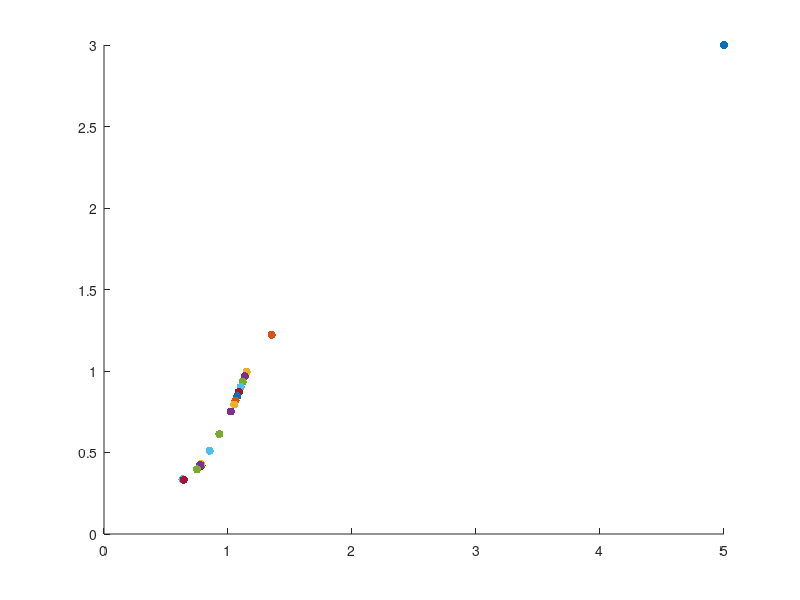

The MATLAB script that drew this image:
function test_K_cubic2()
% test the cubic K function on linear constrained problems
% min f(x)
% s.t. -(Ax-b) <= 0     lam > 0
% it is working right now! 

f_size_min = 0.05;             
f_size_max = 7;                
dmu_min = -0.9; 
dmu_max = -0.01; 
delta_bar = 1;                 % simpler problem, large delta_bar
phi_bar = 10/180*pi;            

% Brown Zingg: mu: 1 -> 0 (used here);   Watson : mu: 0 -> 1
mu = 1.0;   
% x0 = [1; 1];       % x0, is critical
% lam0 = [0.1;0.1];
% b0 = [0.1; 0.1];
% c0 = [0.1; 0.1]; 

% polynomial
x0 = [1.2; 1.1];        
lam0 = [0.1;0.1];
b0 = [0.2;0.2];
c0 = [0.3; 0.3]; 

% x0 = [-7; 0.6];        
% lam0 = [2; 2];
% b0 = [1; 1];
% c0 = [0.3; 0.3]; 
x = [5; 3];   
lam = [0.2; 0.2];

repair = true; 

K0 = obj_K(x,lam); 
normK = norm(K0,Inf); 
K0_tol = normK*1e-6; 
% solving the Cubic homotopy using hometopy continuation 
% with mu 1 -> 0, the same method as in David Brown's paper
step_size = 0.05;               
outer_iter = 0; 
inner_iter = 0; 

x_hist = [];   lam_hist = []; 
x_hist = [x_hist, x];
lam_hist = [lam_hist, lam]; 
figure('Name', 'x Path')
hold on 
scatter(x(1), x(2),[],'filled')
% scatter(lam(1), lam(2),[],'filled')


while mu > 0.0
     outer_iter = outer_iter + 1; 
     % predictor direction
     if repair
        [Homo, dHdx, dHdmu]=obj_homo_repair(x, lam, mu, x0, lam0, b0, c0); 
     else
        [Homo, dHdx, dHdmu] = obj_homo(x, lam, mu, x0, lam0); 
     end
     
     if norm(Homo) < 1e-5
         break
     end
     
     % dxdmu = gmres(dHdx, dHdmu);
     dxdmu = dHdx \ dHdmu;
     tau = [dxdmu; -1];    
     t = tau./norm(tau);             % normalized Newton step
  
     if outer_iter > 1
        % step length calculation
        delta = norm(x - x_p0); 
        phi = acos(t'*tsave); 
        
        f_size = max(sqrt(delta/delta_bar), phi/phi_bar); 
        f_size = max(f_size_min, f_size); 
        f_size = min(f_size_max, f_size); 
        step_size = step_size/f_size; 

%         if f_size >= f_size_max
%             sprintf('backtracking')
%             x = xsave; 
%             t = tsave; 
%             lam = lamsave; 
%         end        
    end
    
    tsave = t; 
    xsave = x; 
    lamsave = lam; 
    
    x = x + step_size.*t(1:length(x));
    lam = lam + step_size.*t(length(x)+1:end-1);
    
    dmu = step_size.*t(end); 
    dmu = max(dmu_min, dmu);
    dmu = min(dmu_max, dmu);    
    mu = mu + dmu; 
    
    mu = max(0.0, mu); 
    
    if repair
        [Homo, dHdx, dHdmu]=obj_homo_repair(x, lam, mu, x0, lam0, b0, c0); 
    else
        [Homo, dHdx, dHdmu] = obj_homo(x, lam, mu, x0, lam0);
    end
    % lam = solve_lam(mu,x,b0,c0, lam);
    
    normH = norm(Homo);
    inner_tol = normH*0.1;     % 0.1 is best choice for cubic complementary
    
    x_p0 = x;     
     
    % corrector
    newton_iter = 0; 
    while (normH > inner_tol) && (newton_iter < 20)
        newton_iter = newton_iter + 1; 
        inner_iter = inner_iter + 1; 
        dx = -dHdx\Homo;
        % dx = -gmres(dHdx, Homo);
        x = x + dx(1:length(x));
        lam = lam + step_size.*t(length(x)+1:end-1);
        
        if repair
            [Homo, dHdx, dHdmu]=obj_homo_repair(x, lam, mu, x0, lam0, b0, c0); 
        else
            [Homo, dHdx, dHdmu] = obj_homo(x, lam, mu, x0, lam0);
        end
        normH = norm(Homo);
    end 
    
    K = obj_K(x,lam); 
    normK = norm(K,Inf); 

    if normK < K0_tol
        break
    end
    
    x_hist = [x_hist, x];
    lam_hist = [lam_hist, lam]; 
    hold on 
    scatter(x(1), x(2),[],'filled')
    
    % scatter(lam(1), lam(2),[],'filled')
    % updating a is not helping here... 
    
end

% c = linspace(1,10,size(x_hist,2));
% scatter(x_hist(1,:), x_hist(2,:), [],c,'filled')
x
mu
outer_iter
inner_iter
end

function K = obj_K(x,lam)
[f, df, hf] = objfun(x);
[g, dg, hg] = confun(x); 

lag_grad = df + dg*lam; 
K = -abs(g - lam).^3 + g.^3 + lam.^3;

K = [lag_grad;
           K]; 
end

function [Homo, dHdxl, dHdmu] = obj_homo(x, lam, mu, x0, lam0)
% for the simple problem
% K = - |df(x) - x| + df^3 + x^3 = 0; 

[f, df, hf] = objfun(x);
[g, dg, hg] = confun(x); 

lag_grad = df + dg*lam; 
lag_hess = hf; 
for j = 1:length(g)
    lag_hess = lag_hess + lam(j).*hg{j};
end

K1 = (1-mu).*lag_grad + mu.*(x-x0);
dK1dx = (1-mu).*lag_hess + mu.*eye(length(x));
dK1dlam = (1-mu).*dg; 
dK1dmu = -lag_grad + (x-x0);

K = -abs(g - lam).^3 + g.^3 + lam.^3; 
dKdx = -dg*diag(3.*(g-lam).^2 .*sign(g-lam)) + dg*diag(3.*g.^2); 
dKdlam =  diag(3.*(g-lam).^2 .*sign(g-lam)) + diag(3.*lam.^2);

K2 = (1-mu).*K + mu.*(lam - lam0);

dK2dx = (1-mu).*dKdx ; 
dK2dlam = (1-mu).*dKdlam  + mu.*eye(length(lam));
dK2dmu = -K + (lam - lam0);


Homo = [K1;
        K2];    
dHdxl = [dK1dx, dK1dlam;
         dK2dx, dK2dlam];
dHdmu = [dK1dmu;
         dK2dmu]; 
end


function [Homo, dHdxl, dHdmu]=obj_homo_repair(x, lam, mu, x0, lam0, b0, c0)
% for the simple problem
% K = - |df(x) - x| + df^3 + x^3 = 0; 

[f, df, hf] = objfun(x);
[g, dg, hg] = confun(x); 

lag_grad = df + dg*lam; 
lag_hess = hf; 
for j = 1:length(g)
    lag_hess = lag_hess + lam(j).*hg{j};
end

K1 = (1-mu).*lag_grad + mu.*(x-x0);
dK1dx = (1-mu).*lag_hess + mu.*eye(length(x));
dK1dlam = (1-mu).*dg; 
dK1dmu = -lag_grad + (x-x0);

K = -abs(g-mu.*b0 - lam).^3 + (g-mu.*b0).^3 + lam.^3 + mu.*c0; 
dKdx = -dg*diag(3.*(g-mu.*b0-lam).^2 .*sign(g-mu.*b0-lam)) + dg*diag(3.*(g-mu.*b0).^2); 
dKdlam =  diag(3.*(g-mu.*b0-lam).^2 .*sign(g-mu.*b0-lam)) + diag(3.*lam.^2);
dKdmu = b0.*(3.*(g-mu.*b0-lam).^2 .*sign(g-mu.*b0-lam)) - b0.*(3.*(g-mu.*b0).^2) + c0; 

% K2 = (1-mu).*K + mu.*(lam - lam0);
% dK2dx = (1-mu).*dKdx ; 
% dK2dlam = (1-mu).*dKdlam  + mu.*eye(length(lam));
K2 = K; 
dK2dx = dKdx; 
dK2dlam = dKdlam; 
dK2dmu = dKdmu; 

Homo = [K1;
        K2];    
dHdxl = [dK1dx, dK1dlam;
         dK2dx, dK2dlam];
dHdmu = [dK1dmu;
         dK2dmu]; 
end



function [f,df,hf] = objfun(x)
% note: the constraint x >= 0 is assimilated into func: obj_homo

% initial x0, x is critical
% % first problem
% x0 = [2;2]; 
% x = [3; 3];     % find the solution to the 1e-4 precision

% f = 1/2*(x(1) + 1)^2  + 1/2*(x(2) + 1)^2;
% df = [x(1) + 1;
%      x(2) + 1];
% hf = [1,0;
%      0,1];  

 
% x0 = [0.6;4];       % x0, is critical
% x = [2; 2];         % strangely, this is not as robust as assumed
                      % can you find out the reason why?
                      % some x0, x will work; others doesn't? 
f = (x(1) + 1)*(x(1) - 2)  + (x(2) - 1)*(x(2) + 2);
df = [2*x(1)-1;
     2*x(2)+1];
hf = [2,0;
     0,2];

end

function [g, dg, hg] = confun(x)
% x0 = [0.8; 0.9];        
% lam0 = [0.1;0.1];
% x = [4; 3];   
% lam = [1; 1];

A = [2,0;
     0,3];
b = [1;1];

g = -(A*x - b); 
dg = -A; 
hg = cell(1, length(g)); 
hg{1} = zeros(length(x));
hg{2} = zeros(length(x));

end



%{
function [f,df,hf] = objfun(x)
% solution
% x = [-9.5473    1.0474]
% f = 0.0236
f = exp(x(1))*(4*x(1)^2 + 2*x(2)^2 + 4*x(1)*x(2) + 2*x(2) + 1);
df = zeros(2,1);
hf = zeros(2,2);
df(1,1) = exp(x(1))*(4*x(1)^2 + 2*x(2)^2 + 4*x(1)*x(2) + 2*x(2) + 1) + ...
    exp(x(1))*(8*x(1) + 4*x(2)); 
df(2,1) = exp(x(1))*(4*x(2) + 4*x(1) +2);

hf(1,1) = df(1,1) + exp(x(1))*(8*x(1) + 4*x(2)) + exp(x(1))*8;
hf(1,2) = df(2,1) + exp(x(1))*(4);
hf(2,1) = df(2,1) + exp(x(1))*(4);
hf(2,2) = exp(x(1))*(4);

end

function [g, dg, hg] = confun(x)
% Nonlinear inequality constraints
g = [1.5 + x(1)*x(2) - x(1) - x(2);     
     -x(1)*x(2) - 10];
 
dC1dx = [x(2)-1;
         x(1)-1]; 
dC2dx = [-x(2)
         -x(1)];
dg = [dC1dx, dC2dx]; 

hg = cell(1, length(g)); 
hg{1} = [0,1;1,0];
hg{2} = [0,-1;-1,0];

% Nonlinear equality constraints
% ceq = x(1)^2 + x(2)^2 - 4;
% Gceq = [2*x(1);
%         2*x(2)];   
% Hceq = cell(1, length(ceq));    
% Hceq{1} = [2,0;
%            0,2]; 
end
%}